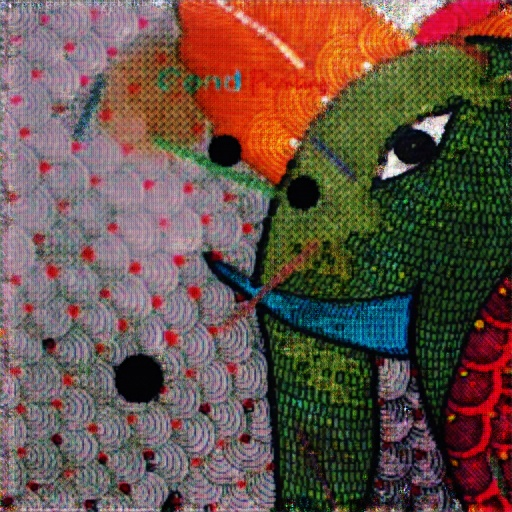
#> input picture Haveli-GAN/test_restoration.jpg, 512 x 512 px
$ python -i prepare_indian_paintings_dataset.py   (imports and definitions only)
#> lines starting #> are read from the running program, lines starting #| are printed output that depends on the picture; after the words box and inside, x2 and y2 are one past the last pixel; in counts of white or black regions, pixels touching at a corner belong together
#> further down, picture is the input picture: shape (512, 512, 3); mean B, G, R 72, 81.8, 103.5
#!/usr/bin/env python3
"""
Prepare Indian Paintings Dataset for Haveli-GAN Training

This script processes the Indian_Paintings_Dataset and creates training data
by applying artificial damage to good-condition paintings from all categories.
"""

import os
import cv2
import numpy as np
import random
from PIL import Image
import argparse
from tqdm import tqdm
import shutil

class ArtificialDamageGenerator:
    """Generate realistic damage patterns on paintings"""

    def __init__(self):
        self.damage_types = [
            'scratches', 'holes', 'stains', 'color_fade',
            'cracks', 'dirt', 'missing_parts'
        ]

    def add_scratches(self, image, intensity=0.3):
        """Add scratch-like damage"""
        h, w = image.shape[:2]
        damaged = image.copy()

        # Number of scratches based on intensity
        num_scratches = int(5 + intensity * 15)

        for _ in range(num_scratches):
            # Random scratch parameters
            start_x = random.randint(0, w-1)
            start_y = random.randint(0, h-1)
            length = random.randint(20, min(w, h) // 4)
            angle = random.uniform(0, 2 * np.pi)
            thickness = random.randint(1, 4)

            # Calculate end point
            end_x = int(start_x + length * np.cos(angle))
            end_y = int(start_y + length * np.sin(angle))
            end_x = max(0, min(w-1, end_x))
            end_y = max(0, min(h-1, end_y))

            # Draw scratch (darker line)
            color = tuple(max(0, c - random.randint(30, 80)) for c in [128, 128, 128])
            cv2.line(damaged, (start_x, start_y), (end_x, end_y), color, thickness)

        return damaged

    def add_holes(self, image, intensity=0.2):
        """Add hole-like damage"""
        h, w = image.shape[:2]
        damaged = image.copy()
        mask = np.ones((h, w), dtype=np.uint8) * 255

        # Number of holes based on intensity
        num_holes = int(1 + intensity * 8)

        for _ in range(num_holes):
            # Random hole parameters
            center_x = random.randint(w//4, 3*w//4)
            center_y = random.randint(h//4, 3*h//4)
            radius = random.randint(5, min(w, h) // 20)

            # Create hole (black circle)
            cv2.circle(damaged, (center_x, center_y), radius, (0, 0, 0), -1)
            cv2.circle(mask, (center_x, center_y), radius, 0, -1)

        return damaged, mask

    def add_stains(self, image, intensity=0.25):
        """Add stain-like discoloration"""
        h, w = image.shape[:2]
        damaged = image.copy().astype(np.float32)

        # Number of stains based on intensity
        num_stains = int(2 + intensity * 8)

        for _ in range(num_stains):
            # Random stain parameters
            center_x = random.randint(0, w-1)
            center_y = random.randint(0, h-1)
            radius = random.randint(15, min(w, h) // 8)

            # Create stain mask
            stain_mask = np.zeros((h, w), dtype=np.float32)
            cv2.circle(stain_mask, (center_x, center_y), radius, 1.0, -1)

            # Apply gaussian blur for natural stain edge
            stain_mask = cv2.GaussianBlur(stain_mask, (21, 21), 0)

            # Random stain color (brownish/yellowish)
            stain_color = np.array([
                random.uniform(0.6, 0.9),  # Blue channel reduction
                random.uniform(0.7, 0.95), # Green channel reduction
                random.uniform(0.8, 1.0)   # Red channel preservation
            ])

            # Apply stain
            for c in range(3):
                damaged[:, :, c] *= (1 - stain_mask * (1 - stain_color[c]))

        return np.clip(damaged, 0, 255).astype(np.uint8)

    def add_color_fade(self, image, intensity=0.2):
        """Add color fading effect"""
        damaged = image.copy().astype(np.float32)

        # Reduce color saturation
        hsv = cv2.cvtColor(damaged, cv2.COLOR_BGR2HSV)
        hsv[:, :, 1] *= (1 - intensity * 0.5)  # Reduce saturation
        hsv[:, :, 2] *= (1 - intensity * 0.3)  # Slightly reduce brightness

        damaged = cv2.cvtColor(hsv, cv2.COLOR_HSV2BGR)
        return np.clip(damaged, 0, 255).astype(np.uint8)

    # [50 lines left out: functions add_cracks, _draw_crack_branch, not called in this run]

    def add_dirt_accumulation(self, image, intensity=0.2):
        """Add dirt and grime accumulation"""
        h, w = image.shape[:2]
        damaged = image.copy().astype(np.float32)

        # Create dirt pattern using noise
        dirt = np.random.random((h, w)) * intensity
        dirt = cv2.GaussianBlur(dirt, (15, 15), 0)

        # Apply dirt (darkening effect)
        for c in range(3):
            damaged[:, :, c] *= (1 - dirt)

        return np.clip(damaged, 0, 255).astype(np.uint8)

    def generate_damage(self, image, damage_level='medium'):
        """Generate comprehensive damage on an image"""
#> called with damage_level = 'medium'
        # Define damage intensity based on level
        intensity_map = {
            'light': 0.2,
            'medium': 0.4,
            'heavy': 0.7
        }
        base_intensity = intensity_map.get(damage_level, 0.4)

        damaged = image.copy()
        mask = np.ones(image.shape[:2], dtype=np.uint8) * 255

        # Randomly select and apply damage types
        selected_damages = random.sample(self.damage_types,
                                       random.randint(3, len(self.damage_types)))

        for damage_type in selected_damages:
            intensity = base_intensity * random.uniform(0.5, 1.5)

            if damage_type == 'scratches':
                damaged = self.add_scratches(damaged, intensity)
            elif damage_type == 'holes':
                damaged, hole_mask = self.add_holes(damaged, intensity * 0.5)
                mask = cv2.bitwise_and(mask, hole_mask)
            elif damage_type == 'stains':
                damaged = self.add_stains(damaged, intensity)
            elif damage_type == 'color_fade':
                damaged = self.add_color_fade(damaged, intensity)
            elif damage_type == 'cracks':
                damaged = self.add_cracks(damaged, intensity)
            elif damage_type == 'dirt':
                damaged = self.add_dirt_accumulation(damaged, intensity)
#> this loop made 6 passes
#> pass 2, in add_color_fade, `damaged = cv2.cvtColor(hsv, cv2.COLOR_HSV2BGR)`:
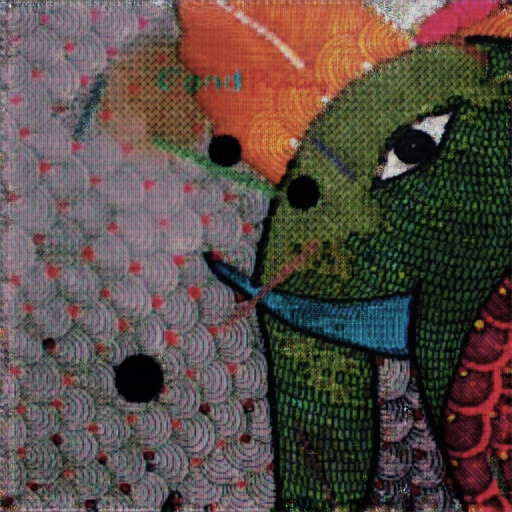
#> damaged: shape (512, 512, 3) float32; mean B, G, R 70.1, 76.3, 89.9
#> after the loop:
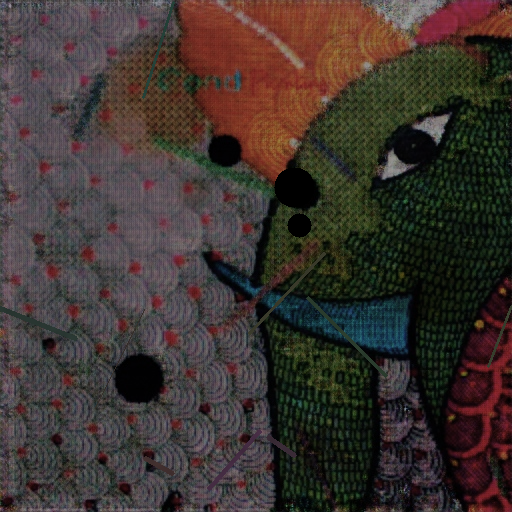
#> damaged: shape (512, 512, 3); mean B, G, R 48, 52.4, 62.1
#> after the loop:
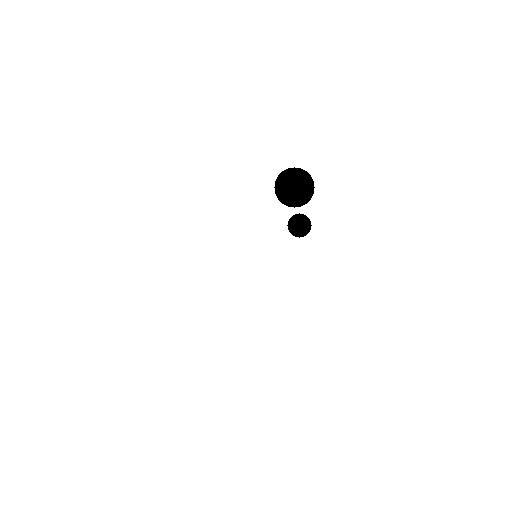
#> mask: shape (512, 512); 99.4% white; 2 black regions, box (x1, y1, x2, y2) and area: (274, 167, 315, 208) 1257, (287, 213, 312, 238) 441
            # 'missing_parts' is handled by holes

        return damaged, mask

# [148 lines left out: functions process_image, create_training_dataset, main, not called in this run]

# [2 lines not run here, left out]

>>> import cv2
>>> picture = cv2.imread('test_restoration.jpg')
>>> result = ArtificialDamageGenerator().generate_damage(picture)
